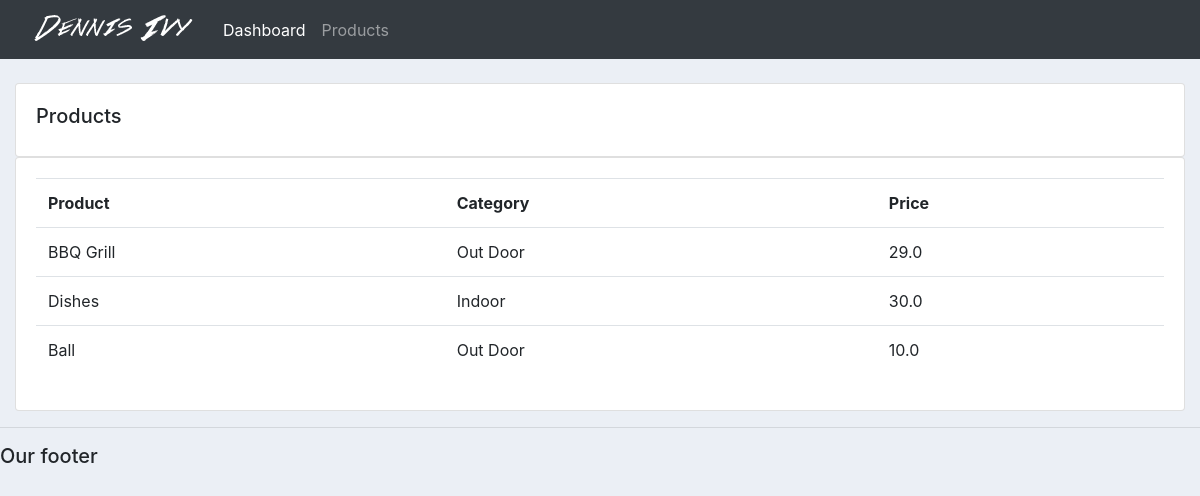
The app's page /product/ with its own data.
### home/models.py (models this page shows, shortened)
class Product(models.Model):
	CATEGORY = (
			('Indoor', 'Indoor'),
			('Out Door', 'Out Door'),
			)
	name = models.CharField(max_length=200, null=True)
	price = models.FloatField(null=True)
	category = models.CharField(max_length=200, null=True, choices=CATEGORY)
	description = models.CharField(max_length=200, null=True, blank=True)
	date_created = models.DateTimeField(auto_now_add=True, null=True)
	tags = models.ManyToManyField(Tag)

### home/views.py (the view)
# urls.py: path('product/', product),
def product(request):
    products=Product.objects.all()
    return render(request, 'products.html',{'products':products})

### templates/products.html
  {% extends 'main.html' %}
  {% block content%}
		<br>
		<div class="row">
			<div class="col-md">
				<div class="card card-body">
					<h5>Products</h5>
				</div>
				<div class="card card-body">
					<table class="table">
						<tr>
							<th>Product</th>
							<th>Category</th>
							<th>Price</th>
						</tr>
						{% for i in products %}
						<tr>
							<td>{{i.name}}</td>
							<td>{{i.category}}</td>
							<td>{{i.price}}</td>
						</tr>
						{% endfor%}
					</table>
				</div>
			</div>
		</div>
{% endblock content%}

### static/css/main.css (style rules this page uses)
body { background-color: #ebeff5; }

### records on screen
Product: name "BBQ Grill", category "Out Door", price "29.0"
Product: name "Dishes", category "Indoor", price "30.0"
Product: name "Ball", category "Out Door", price "10.0"
